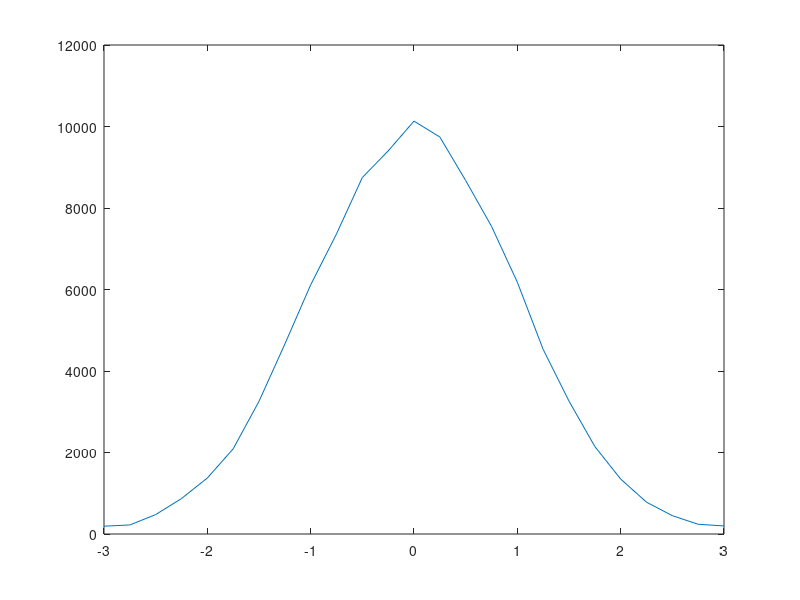

MATLAB code to generate this figure:
% Generate Gaussian noise
%noise = rand([1 100000]);
noise = randn([1 100000]);
%noise = randi([1 100000]);
[n x] = hist(noise, linspace(-3, 3, 25));
%disp([x; n]);
plot(x, n);

% TODO: Try generating other kinds of random numbers.
%       How about a 2D grid of random Gaussian values?